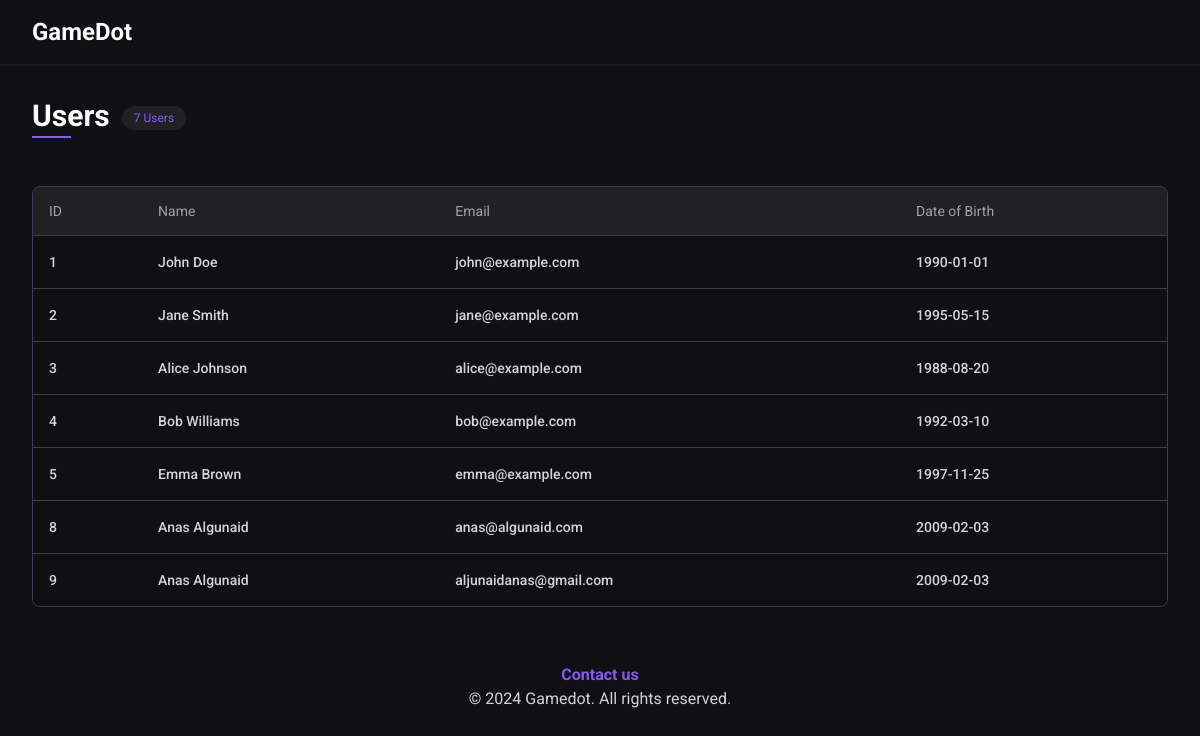
The page /gamedot/admin/users/ (signed in) on the database its author committed.
### tables this page shows
CREATE TABLE `users` (
  `id` int(11) NOT NULL,
  `fname` varchar(255) DEFAULT NULL,
  `lname` varchar(255) DEFAULT NULL,
  `email` varchar(255) DEFAULT NULL,
  `password` varchar(255) DEFAULT NULL,
  `dob` date DEFAULT NULL
);

### src/admin/users/controllers/users.php (called while the page is built, shortened)
<?php
$usersColumns = ['id' => "ID", 'name' => 'Name', 'email' => 'Email', 'dob' => 'Date of Birth'];
$database = new Database();
$query = 'SELECT * FROM users';
$users = $database->query($query)->qAll();
foreach ($users as $key => $user) {
  $users[$key]['name'] = $user['fname'] . ' ' . $user['lname'];
}
require('src/admin/users/views/users.view.php');

### core/database.php (called while the page is built, shortened)
<?php
class Database
{
  private $host = 'localhost';
  private $db_name = 'testforweb';
  private $port = '3308';
  private $username = 'root';
  private $connection;
  private $statement;
  public function __construct()
  {
    $this->connection = null;
    try {
      $this->connection = new PDO('mysql:host=' . $this->host . ';port=' . $this->port . ';dbname=' . $this->db_name . ';user=' . $this->username);
      $this->connection->setAttribute(PDO::ATTR_ERRMODE, PDO::ERRMODE_EXCEPTION);
      $this->connection->setAttribute(PDO::ATTR_DEFAULT_FETCH_MODE, PDO::FETCH_ASSOC);
    } catch (PDOException $e) {
      echo 'Connection Error: ' . $e->getMessage();
    }
  }
  public function query($query, $params = [])
  {
    $this->statement = $this->connection->prepare($query);
    $this->statement->execute($params);
    return $this;
  }
  public function qAll()
  {
    return $this->statement->fetchAll();
  }
}

### src/admin/users/views/users.view.php (the view, shortened to what this page needs)
<main>
  <div class="xl:container mx-auto p-8">
    <div class="flex justify-between items-center gap-4 flex-wrap ">
      <div class="flex items-start gap-x-3">
        <h2 class="text-3xl font-bold mb-4 inline-block relative pb-1">
          Users
          <span class="absolute bottom-0 left-0 w-1/2 h-0.5 bg-primary"></span>
        </h2>
        <span class="px-3 py-1 text-xs rounded-full bg-secondaryBlack text-primary mt-2"><?= count($users) ?> Users</span>
      </div>
    </div>
    <section>
      <div class="flex flex-col mt-6">
        <div class="overflow-x-auto ">
          <div class="inline-block min-w-full py-2 align-middle">
            <div class="overflow-hidden border  border-gray-700 md:rounded-lg">
              <table class="min-w-full divide-y divide-gray-700">
                <thead class="bg-secondaryBlack">
                  <tr>
                    <?php
                    foreach ($usersColumns as $column) :
                    ?>
                      <th scope='col' class='px-4 py-3.5 text-sm font-normal text-left rtl:text-right text-gray-400 '><?= $column ?></th>
                    <?php endforeach; ?>
                  </tr>
                </thead>
                <tbody class=" divide-y divide-gray-700 bg-myBlack">
                  <?php
                  foreach ($users as $user) : ?>
                    <tr>
                      <?php foreach ($usersColumns as $dbcolumn => $column) : ?>
                        <td class='px-4 py-4 text-sm font-medium text-gray-300 whitespace-nowrap hover:text-primary duration-300'><a href="./<?= $user['id'] ?>"><?= $user[$dbcolumn]  ?></a></td>
                      <?php endforeach; ?>
                    </tr>
                  <?php endforeach; ?>
                </tbody>
              </table>
            </div>
          </div>
        </div>
      </div>
    </section>
  </div>
</main>

### rows shown on the page
users: id "1", dbcolumn "John Doe", email "john@example.com", dob "1990-01-01"
users: id "2", dbcolumn "Jane Smith", email "jane@example.com", dob "1995-05-15"
users: id "3", dbcolumn "Alice Johnson", email "alice@example.com", dob "1988-08-20"
users: id "4", dbcolumn "Bob Williams", email "bob@example.com", dob "1992-03-10"
users: id "5", dbcolumn "Emma Brown", email "emma@example.com", dob "1997-11-25"
users: id "8", dbcolumn "Anas Algunaid", email "anas@algunaid.com", dob "2009-02-03"
users: id "9", dbcolumn "Anas Algunaid", email "aljunaidanas@gmail.com", dob "2009-02-03"

### other values the page prints
count($users) "7"
$column "ID"
$column "Name"
$column "Email"
$column "Date of Birth"
